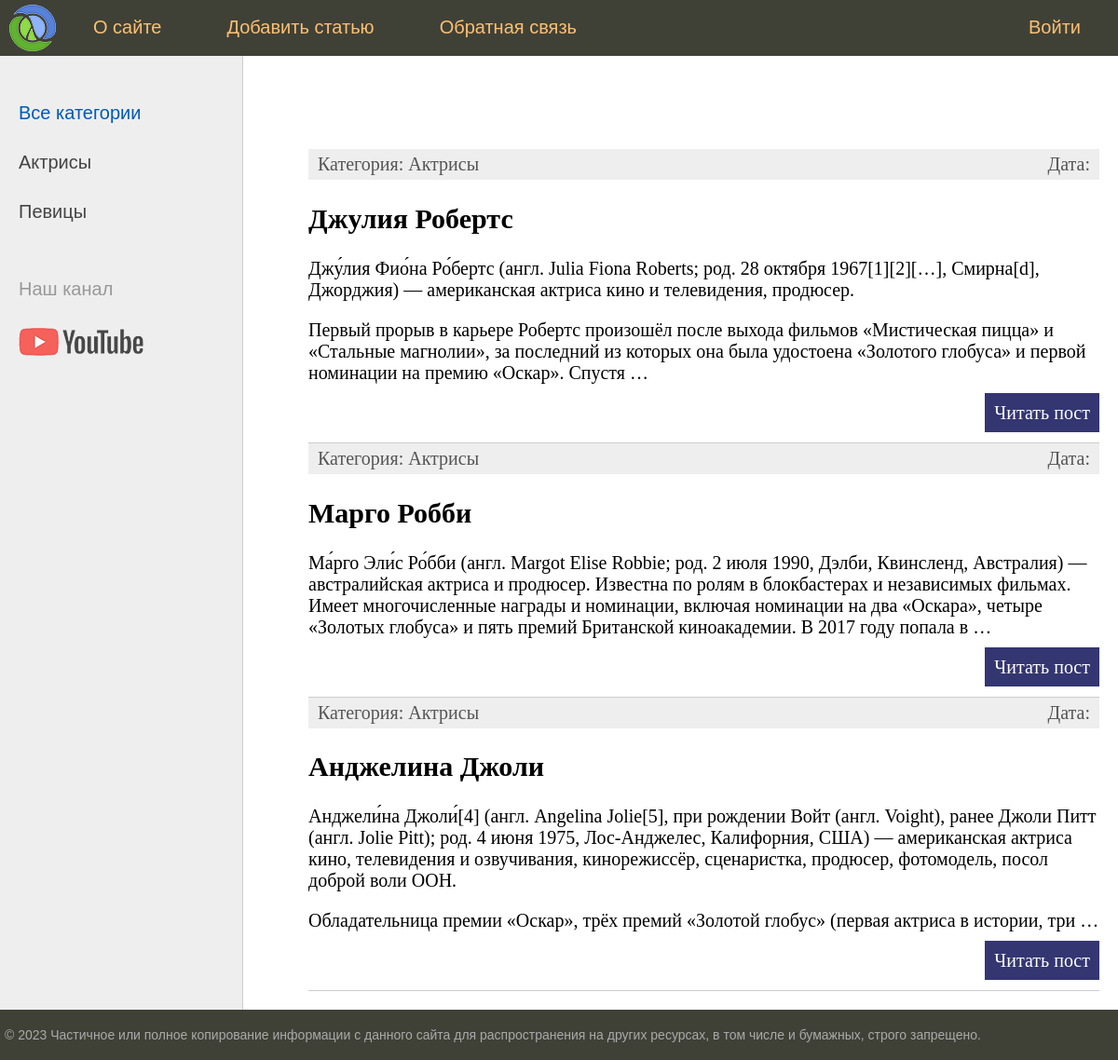
/, run on an earlier commit of the app's database.
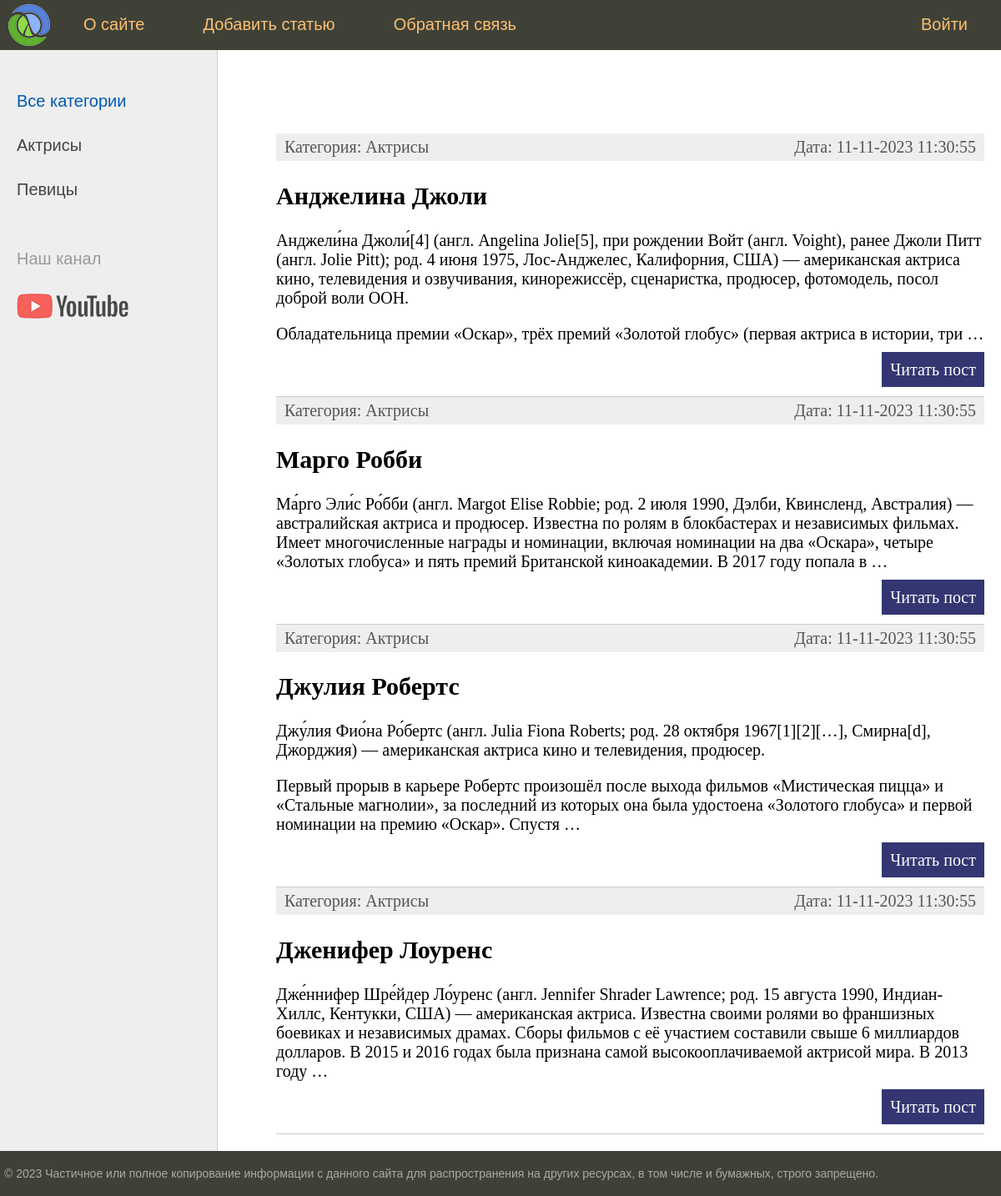
And on a later commit of the database.
### women/models.py (models this page shows, shortened)
class Category(models.Model):
    name = models.CharField(max_length=100, db_index=True)
    slug = models.SlugField(max_length=255, unique=True, db_index=True)
    def get_absolute_url(self):
        return reverse('category', kwargs={'cat_slug': self.slug})

class Women(models.Model):
    class Status(models.IntegerChoices):
        DRAFT = 0, 'Черновик'
        PUBLISHED = 1, 'Опубликовано'
    title = models.CharField(max_length=255)
    slug = models.SlugField(max_length=255, unique=True, db_index=True)
    content = models.TextField(blank=True)
    time_create = models.DateTimeField(auto_now_add=True)
    time_update = models.DateTimeField(auto_now=True)
    is_published = models.BooleanField(choices=Status.choices, default=Status.DRAFT)
    cat = models.ForeignKey('Category', on_delete=models.PROTECT, related_name='posts')
    tags = models.ManyToManyField('TagPost', blank=True, related_name='tags')
    objects = models.Manager()
    published = PublishedManager()
    class Meta:
        ordering = ['-time_create']
        indexes = [
            models.Index(fields=['-time_create']),
        ]
    def get_absolute_url(self):
        return reverse('post', kwargs={'post_slug': self.slug})

### women/views.py (the view)
# urls.py: path('', index, name='home'),
def index(request: HttpRequest) -> HttpResponse:
    posts = Women.published.all()
    data = {
        'title': 'Главная страница',
        'menu': menu,
        'posts': posts,
        'cat_selected': 0,
    }
    return render(request, 'women/index.html', context=data)

### women/models.py (called while the page is built)
    def get_queryset(self) -> models.QuerySet:
        return super().get_queryset().filter(is_published=Women.Status.PUBLISHED)

### women/templatetags/women_tags.py (called while the page is built)
@register.inclusion_tag('women/list_categories.html')
def show_categories(cat_selected: int = 0) -> dict[str, Category | int]:
    cats = Category.objects.all()
    return {'cats': cats, 'cat_selected': cat_selected}

### women/templates/women/index.html (shortened to what this page needs)
{% extends 'base.html' %}
{% block content %}
    <ul class="list-articles">
        {% for p in posts %}
            <li>
                <div class="article-panel">
                    <p class="first">Категория: {{ p.cat.name }}</p>
                    <p class="last">Дата: {{ p.time_update|date:"d-m-Y H:i:s" }}</p>
                </div>
                <h2>{{ p.title }}</h2>
                {% autoescape off %}
                    {{ p.content|linebreaks|truncatewords:50 }}
                {% endautoescape %}
                <p class="link-read-post"><a href="{{ p.get_absolute_url }}">Читать пост</a></p>
            </li>
        {% endfor %}
    </ul>
{% endblock %}

### templates/base.html (shortened to what this page needs)
{% load static %}
{% load women_tags %}
<!DOCTYPE html>
<html>
<head>
	<link type="text/css" href="{% static 'women/css/styles.css' %}" rel="stylesheet" />
</head>
<body>
<table class="table-page" border=0 cellpadding="0" cellspacing="0">
    <tr>
        <td valign=top>
            {% block mainmenu %}
                <div class="header">
                    <ul id="mainmenu" class="mainmenu">
                        <li class="logo"><a href="{% url 'home' %}"><div class="logo"></div></a></li>
                        {% for m in menu %}
                            {% if not forloop.last %}<li>{% else %}<li class="last">{% endif %}
                        <a href="{% url m.url_name %}">{{ m.title }}</a></li>
                        {% endfor %}
                    </ul>
                </div>
            {% endblock mainmenu %}
            <table class="table-content" border=0 cellpadding="0" cellspacing="0">
                <tr>
                    <td valign="top" class="left-chapters">
                        <ul id="leftchapters">
                            {% if cat_selected == 0 or cat_selected is None %}
                                <li class="selected">Все категории</li>
                            {% else %}
                                <li><a href="{% url 'home' %}">Все категории</a></li>
                            {% endif %}
                            {% show_categories cat_selected %}
                            <li class="share">
                                <p>Наш канал</p>
                                <a class="share-yt"
                                   href="https://www.youtube.com/channel/UClJzWfGWuGJL2t-3dYKcHTA/playlists"
                                   target="_blank" rel="nofollow"></a>
                            </li>
                        </ul>
                    </td>
                    <td valign="top" class="content">
                        <div class="content-text">
                            {% block content %}
                            {% endblock %}
                        </div>
                    </td>
                </tr>
            </table>
        </td>
    </tr>
    <tr>
        <td valign=top>
            <div id="footer">
                <p>&copy; 2023 Частичное или полное копирование информации с данного сайта для распространения на других
                    ресурсах, в том числе и бумажных, строго запрещено.</p>
            </div>
        </td>
    </tr>
</table>
</body>
</html>

### women/templates/women/list_categories.html
{% for cat in cats %}
    {% if cat.id == cat_selected %}
        <li class="selected">{{ cat.name }}</li>
    {% else %}
        <li><a href="{{ cat.get_absolute_url }}">{{ cat.name }}</a></li>
    {% endif %}
{% endfor %}

### women/static/women/css/styles.css (style rules this page uses)
html, body { font-family: 'Arial'; margin: 0; padding: 0; height: 100%; width: 100%; color: #444; }
a { color: #0059b2; text-decoration: none; }
p.link-read-post { text-align: right; }
p.link-read-post a { padding: 10px; min-width: 100px; background: #333671; color: #fff; text-decoration: none; }
div.article-panel { background: #eee; padding: 5px 10px 5px 10px; box-sizing: border-box; overflow: hidden; color: #555; }
div.article-panel p.first { margin: 0; float: left; }
div.article-panel p.last { margin: 0; float: right; }
ul.list-articles { list-style: none; margin: 0; padding: 0; }
ul.list-articles li { border-bottom: 1px solid #ccc; }
.table-page { width: 100%; height: 100%; vertical-align: top; }
.table-page tr { height: 100%; }
.header { background: #3F4137; height: 60px; }
.logo { background: url('../images/logo.png') no-repeat 10px 5px; width: 70px; height: 60px; }
ul.mainmenu { list-style: none; margin: 0; padding: 0; height: 60px; color: #fdc073; font-size: 20px; overflow: hidden; }
ul.mainmenu li { float: left; margin: 18px 40px 0 30px; }
ul.mainmenu li.logo { margin: 0; }
ul.mainmenu li.last { float: right; }
ul.mainmenu li a { color: #fdc073; text-decoration: none; }
.table-content { width: 100%; min-height: 100%; height: 100%; }
.left-chapters { margin: 0; background: #eee; border-right: 1px solid #ccc; }
.left-chapters ul { width: 230px; margin: 0; padding: 20px 10px 10px 20px; list-style: none; font-size: 20px; }
.left-chapters ul li { margin: 30px 0 0 0; color: #999; }
.left-chapters ul li.selected { color: #0059b2; }
.left-chapters ul li a { color: #444; text-decoration: none; }
.left-chapters ul li.share { margin: 60px 0 0 0; }
.left-chapters ul li.share p { margin: 30px 0 30px 0; }
.left-chapters ul li.share a { display: inline-block; width: 40px; height: 40px; margin: 0 20px 0 0; }
.left-chapters ul li.share a.share-yt { width: 100%; height: 30px; background: url('../images/share_yt.png') no-repeat 0 0 }
.content { padding: 40px 20px 20px 40px; width: 100%; box-sizing: border-box; }
.content-text { margin: 60px 0 0 30px; color: #000; font-size: 20px; font-family: Yandex Sans Display Light; }
#footer { box-sizing: border-box; background: #3F4137; padding: 5px; color: #aaa; font-size: 14px; font-family: Verdana, Geneva, Arial, Helvetica; text-align: left; overflow: hidden; }

What changed in the data, as far as the page shows it:
changed Women "Анджелина Джоли": time_update (not shown) → "11-11-2023 11:30:55"; moves up the list
changed Women "Марго Робби": time_update (not shown) → "11-11-2023 11:30:55"; moves down the list
changed Women "Джулия Робертс": time_update (not shown) → "11-11-2023 11:30:55"
added Women: cat.name "Актрисы", time_update "11-11-2023 11:30:55", title "Дженифер Лоуренс", content "Дже́ннифер Шре́йдер Ло́уренс (англ. Jennifer Shrader Lawrence; род. 15 августа 1990, Индиан-Хиллс, Кентукки, США) — американская актриса. Известна своими ролями во франшизных боевиках и независимых драмах. Сборы фильмов с её участием составили свыше 6 миллиардов долларов. В 2015 и 2016 годах была признана самой высокооплачиваемой актрисой мира. В 2013 году …"
